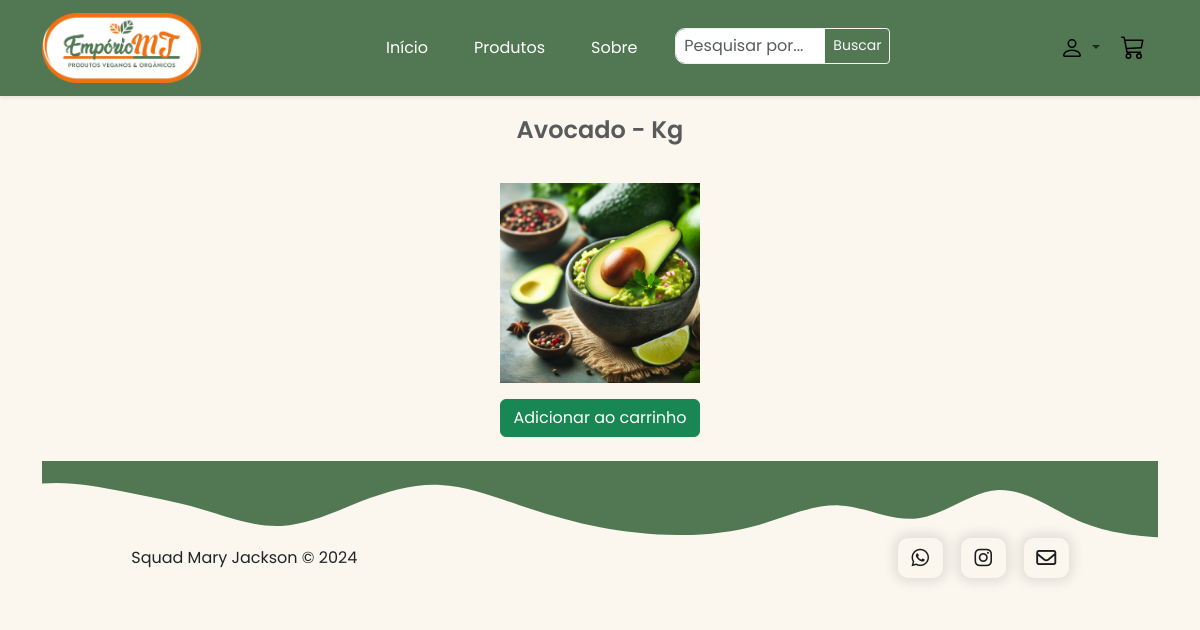
Screenshot of /carrinho/24 (signed in) with the database file from the repository.
### app_MJ/models.py (models this page shows, shortened)
class Produto(models.Model):
    nome_produto = models.CharField(max_length=200, default='')
    categoria = models.ForeignKey(Categoria, on_delete=models.CASCADE, default=1)
    descricao = models.TextField()
    quantidade = models.IntegerField(default=0)
    imagem = models.ImageField(upload_to="", null=True, blank=True)
    preco = models.DecimalField(max_digits=5, decimal_places=2)
    data_produto = models.DateTimeField(default=datetime.now, blank=True)

### app_MJ/views.py (the view)
# urls.py: path('carrinho/<int:produto_id>', carrinho, name='carrinho'),
def carrinho(request, produto_id):
    produto = get_object_or_404(Produto, pk=produto_id)
    carro_id = request.session.get('carro_id')
    if carro_id:
        carro_obj = Carrinho.objects.get(id=carro_id)
    else:
        carro_obj = Carrinho.objects.create(total=0)
        request.session['carro_id'] = carro_obj.id
    return render(request, 'carrinho.html', {'produto': produto, 'carro_obj': carro_obj, 'carro_id': carro_id, 'carrinho': 'active'})

### templates/carrinho.html (shortened to what this page needs)
{% extends 'base.html' %}
{% block content %}
<div class="container">
    <h3 class="text-muted" style="margin-bottom: 30px; margin-top: 20px; text-align: center; font-size: 24px; font-weight: 600;"> {{produto.nome_produto}}</h3>
    <div class="row justify-content-center">
        <div class="col-md-4 mb-4 mt-2 section">
            <div class="card-body text-center border-bottom-0">
                <img src="{{ produto.imagem.url }}" class="card-img-top mx-auto d-block mb-3" alt="{{ produto.nome_produto }}" style="max-width: 200px; margin-bottom: -15px" />
                {% if produto_adicionado %}
                <p class="text-success">Item adicionado ao carrinho!</p>
                {% else %}
                <form action="{% url 'carrinho' produto.id %}" method="POST">
                    <button type="submit" class="btn btn-success" style="text-decoration: none;">Adicionar ao carrinho</button>
                </form>
                {% endif %}
           </div>
        </div>
    </div>
{% endblock %}

### static/css/color.css (style rules this page uses)
:root { --green: #527853; --dark-orange: #ee7214; --light-orange: #f7b787; --salmon: #f9e8d9; --black: #000; --white: #fff; --light-blue: #007bff; }

### static/css/style.css (style rules this page uses)
* { font-family: 'Poppins', sans-serif; margin: 0; padding: 0; box-sizing: border-box; }
html,body { overflow-x: hidden; }
body { background-color:#F9E8D9; min-width: 372px; }

### rows the page displays
Produto: nome_produto "Avocado - Kg", imagem (picture)
